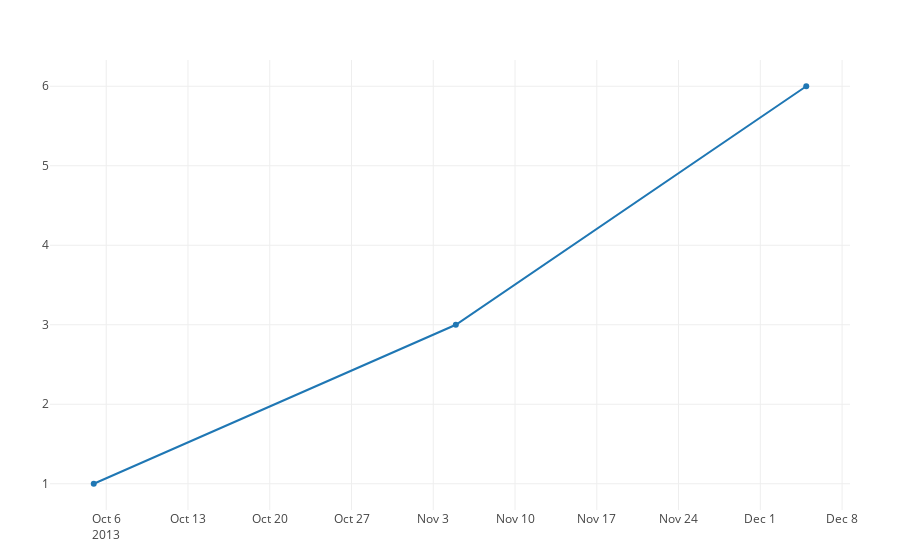

Write notebook code for a chart like this one.
### Code cell
function datetimestrings()
    x = ["2013-10-04 22:23:00", "2013-11-04 22:23:00", "2013-12-04 22:23:00"]
    plot(scatter(x=x, y=[1 ,3, 6]))
end
datetimestrings()

### Figure 1 — Plotly figure (JSON) as saved in the notebook; plotly's stock layout.template omitted (floating-point values rounded to 4 significant figures)
{"data": [{"type": "scatter", "x": ["2013-10-04 22:23:00", "2013-11-04 22:23:00", "2013-12-04 22:23:00"], "y": [1, 3, 6]}], "layout": {"margin": {"b": 50, "l": 50, "r": 50, "t": 60}}}
